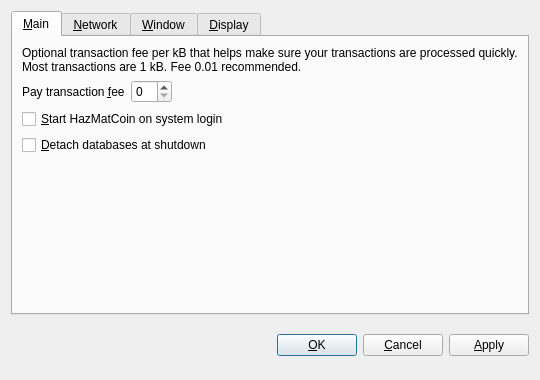
<?xml version="1.0" encoding="UTF-8"?>
<ui version="4.0">
 <class>OptionsDialog</class>
 <widget class="QDialog" name="OptionsDialog">
  <property name="geometry">
   <rect>
    <x>0</x>
    <y>0</y>
    <width>540</width>
    <height>380</height>
   </rect>
  </property>
  <property name="windowTitle">
   <string>Options</string>
  </property>
  <property name="modal">
   <bool>true</bool>
  </property>
  <layout class="QVBoxLayout" name="verticalLayout">
   <item>
    <widget class="QTabWidget" name="tabWidget">
     <property name="tabPosition">
      <enum>QTabWidget::North</enum>
     </property>
     <property name="currentIndex">
      <number>0</number>
     </property>
     <widget class="QWidget" name="tabMain">
      <attribute name="title">
       <string>&amp;Main</string>
      </attribute>
      <layout class="QVBoxLayout" name="verticalLayout_Main">
       <item>
        <widget class="QLabel" name="transactionFeeInfoLabel">
         <property name="text">
          <string>Optional transaction fee per kB that helps make sure your transactions are processed quickly. Most transactions are 1 kB. Fee 0.01 recommended.</string>
         </property>
         <property name="textFormat">
          <enum>Qt::PlainText</enum>
         </property>
         <property name="wordWrap">
          <bool>true</bool>
         </property>
        </widget>
       </item>
       <item>
        <layout class="QHBoxLayout" name="horizontalLayout_Main">
         <item>
          <widget class="QLabel" name="transactionFeeLabel">
           <property name="text">
            <string>Pay transaction &amp;fee</string>
           </property>
           <property name="textFormat">
            <enum>Qt::PlainText</enum>
           </property>
           <property name="buddy">
            <cstring>transactionFee</cstring>
           </property>
          </widget>
         </item>
         <item>
          <widget class="BitcoinAmountField" name="transactionFee"/>
         </item>
         <item>
          <spacer name="horizontalSpacer_Main">
           <property name="orientation">
            <enum>Qt::Horizontal</enum>
           </property>
           <property name="sizeHint" stdset="0">
            <size>
             <width>40</width>
             <height>20</height>
            </size>
           </property>
          </spacer>
         </item>
        </layout>
       </item>
       <item>
        <widget class="QCheckBox" name="bitcoinAtStartup">
         <property name="toolTip">
          <string>Automatically start HazMatCoin after logging in to the system.</string>
         </property>
         <property name="text">
          <string>&amp;Start HazMatCoin on system login</string>
         </property>
        </widget>
       </item>
       <item>
        <widget class="QCheckBox" name="detachDatabases">
         <property name="toolTip">
          <string>Detach block and address databases at shutdown. This means they can be moved to another data directory, but it slows down shutdown. The wallet is always detached.</string>
         </property>
         <property name="text">
          <string>&amp;Detach databases at shutdown</string>
         </property>
        </widget>
       </item>
       <item>
        <spacer name="verticalSpacer_Main">
         <property name="orientation">
          <enum>Qt::Vertical</enum>
         </property>
         <property name="sizeHint" stdset="0">
          <size>
           <width>20</width>
           <height>40</height>
          </size>
         </property>
        </spacer>
       </item>
      </layout>
     </widget>
     <widget class="QWidget" name="tabNetwork">
      <attribute name="title">
       <string>&amp;Network</string>
      </attribute>
      <layout class="QVBoxLayout" name="verticalLayout_Network">
       <item>
        <widget class="QCheckBox" name="mapPortUpnp">
         <property name="toolTip">
          <string>Automatically open the HazMatCoin client port on the router. This only works when your router supports UPnP and it is enabled.</string>
         </property>
         <property name="text">
          <string>Map port using &amp;UPnP</string>
         </property>
        </widget>
       </item>
       <item>
        <widget class="QCheckBox" name="connectSocks">
         <property name="toolTip">
          <string>Connect to the HazMatCoin network through a SOCKS proxy (e.g. when connecting through Tor).</string>
         </property>
         <property name="text">
          <string>&amp;Connect through SOCKS proxy:</string>
         </property>
        </widget>
       </item>
       <item>
        <layout class="QHBoxLayout" name="horizontalLayout_Network">
         <item>
          <widget class="QLabel" name="proxyIpLabel">
           <property name="text">
            <string>Proxy &amp;IP:</string>
           </property>
           <property name="textFormat">
            <enum>Qt::PlainText</enum>
           </property>
           <property name="buddy">
            <cstring>proxyIp</cstring>
           </property>
          </widget>
         </item>
         <item>
          <widget class="QValidatedLineEdit" name="proxyIp">
           <property name="maximumSize">
            <size>
             <width>140</width>
             <height>16777215</height>
            </size>
           </property>
           <property name="toolTip">
            <string>IP address of the proxy (e.g. 127.0.0.1)</string>
           </property>
          </widget>
         </item>
         <item>
          <widget class="QLabel" name="proxyPortLabel">
           <property name="text">
            <string>&amp;Port:</string>
           </property>
           <property name="textFormat">
            <enum>Qt::PlainText</enum>
           </property>
           <property name="buddy">
            <cstring>proxyPort</cstring>
           </property>
          </widget>
         </item>
         <item>
          <widget class="QLineEdit" name="proxyPort">
           <property name="maximumSize">
            <size>
             <width>55</width>
             <height>16777215</height>
            </size>
           </property>
           <property name="toolTip">
            <string>Port of the proxy (e.g. 9050)</string>
           </property>
          </widget>
         </item>
         <item>
          <widget class="QLabel" name="socksVersionLabel">
           <property name="text">
            <string>SOCKS &amp;Version:</string>
           </property>
           <property name="textFormat">
            <enum>Qt::PlainText</enum>
           </property>
           <property name="buddy">
            <cstring>socksVersion</cstring>
           </property>
          </widget>
         </item>
         <item>
          <widget class="QValueComboBox" name="socksVersion">
           <property name="toolTip">
            <string>SOCKS version of the proxy (e.g. 5)</string>
           </property>
          </widget>
         </item>
         <item>
          <spacer name="horizontalSpacer_Network">
           <property name="orientation">
            <enum>Qt::Horizontal</enum>
           </property>
           <property name="sizeHint" stdset="0">
            <size>
             <width>40</width>
             <height>20</height>
            </size>
           </property>
          </spacer>
         </item>
        </layout>
       </item>
       <item>
        <spacer name="verticalSpacer_Network">
         <property name="orientation">
          <enum>Qt::Vertical</enum>
         </property>
         <property name="sizeHint" stdset="0">
          <size>
           <width>20</width>
           <height>40</height>
          </size>
         </property>
        </spacer>
       </item>
      </layout>
     </widget>
     <widget class="QWidget" name="tabWindow">
      <attribute name="title">
       <string>&amp;Window</string>
      </attribute>
      <layout class="QVBoxLayout" name="verticalLayout_Window">
       <item>
        <widget class="QCheckBox" name="minimizeToTray">
         <property name="toolTip">
          <string>Show only a tray icon after minimizing the window.</string>
         </property>
         <property name="text">
          <string>&amp;Minimize to the tray instead of the taskbar</string>
         </property>
        </widget>
       </item>
       <item>
        <widget class="QCheckBox" name="minimizeOnClose">
         <property name="toolTip">
          <string>Minimize instead of exit the application when the window is closed. When this option is enabled, the application will be closed only after selecting Quit in the menu.</string>
         </property>
         <property name="text">
          <string>M&amp;inimize on close</string>
         </property>
        </widget>
       </item>
       <item>
        <spacer name="verticalSpacer_Window">
         <property name="orientation">
          <enum>Qt::Vertical</enum>
         </property>
         <property name="sizeHint" stdset="0">
          <size>
           <width>20</width>
           <height>40</height>
          </size>
         </property>
        </spacer>
       </item>
      </layout>
     </widget>
     <widget class="QWidget" name="tabDisplay">
      <attribute name="title">
       <string>&amp;Display</string>
      </attribute>
      <layout class="QVBoxLayout" name="verticalLayout_Display">
       <item>
        <layout class="QHBoxLayout" name="horizontalLayout_1_Display">
         <item>
          <widget class="QLabel" name="langLabel">
           <property name="text">
            <string>User Interface &amp;language:</string>
           </property>
           <property name="textFormat">
            <enum>Qt::PlainText</enum>
           </property>
           <property name="buddy">
            <cstring>lang</cstring>
           </property>
          </widget>
         </item>
         <item>
          <widget class="QValueComboBox" name="lang">
           <property name="toolTip">
            <string>The user interface language can be set here. This setting will take effect after restarting HazMatCoin.</string>
           </property>
          </widget>
         </item>
        </layout>
       </item>
       <item>
        <layout class="QHBoxLayout" name="horizontalLayout_2_Display">
         <item>
          <widget class="QLabel" name="unitLabel">
           <property name="text">
            <string>&amp;Unit to show amounts in:</string>
           </property>
           <property name="textFormat">
            <enum>Qt::PlainText</enum>
           </property>
           <property name="buddy">
            <cstring>unit</cstring>
           </property>
          </widget>
         </item>
         <item>
          <widget class="QValueComboBox" name="unit">
           <property name="toolTip">
            <string>Choose the default subdivision unit to show in the interface and when sending coins.</string>
           </property>
          </widget>
         </item>
        </layout>
       </item>
       <item>
        <widget class="QCheckBox" name="displayAddresses">
         <property name="toolTip">
          <string>Whether to show HazMatCoin addresses in the transaction list or not.</string>
         </property>
         <property name="text">
          <string>&amp;Display addresses in transaction list</string>
         </property>
        </widget>
       </item>
       <item>
        <spacer name="verticalSpacer_Display">
         <property name="orientation">
          <enum>Qt::Vertical</enum>
         </property>
         <property name="sizeHint" stdset="0">
          <size>
           <width>20</width>
           <height>40</height>
          </size>
         </property>
        </spacer>
       </item>
      </layout>
     </widget>
    </widget>
   </item>
   <item>
    <layout class="QHBoxLayout" name="horizontalLayout_Buttons">
     <item>
      <spacer name="horizontalSpacer_1">
       <property name="orientation">
        <enum>Qt::Horizontal</enum>
       </property>
       <property name="sizeHint" stdset="0">
        <size>
         <width>40</width>
         <height>48</height>
        </size>
       </property>
      </spacer>
     </item>
     <item>
      <widget class="QLabel" name="statusLabel">
       <property name="font">
        <font>
         <weight>75</weight>
         <bold>true</bold>
        </font>
       </property>
       <property name="text">
        <string/>
       </property>
       <property name="textFormat">
        <enum>Qt::PlainText</enum>
       </property>
       <property name="wordWrap">
        <bool>true</bool>
       </property>
      </widget>
     </item>
     <item>
      <spacer name="horizontalSpacer_2">
       <property name="orientation">
        <enum>Qt::Horizontal</enum>
       </property>
       <property name="sizeHint" stdset="0">
        <size>
         <width>40</width>
         <height>48</height>
        </size>
       </property>
      </spacer>
     </item>
     <item>
      <widget class="QPushButton" name="okButton">
       <property name="text">
        <string>&amp;OK</string>
       </property>
      </widget>
     </item>
     <item>
      <widget class="QPushButton" name="cancelButton">
       <property name="text">
        <string>&amp;Cancel</string>
       </property>
       <property name="autoDefault">
        <bool>false</bool>
       </property>
      </widget>
     </item>
     <item>
      <widget class="QPushButton" name="applyButton">
       <property name="text">
        <string>&amp;Apply</string>
       </property>
       <property name="autoDefault">
        <bool>false</bool>
       </property>
      </widget>
     </item>
    </layout>
   </item>
  </layout>
 </widget>
 <customwidgets>
  <customwidget>
   <class>BitcoinAmountField</class>
   <extends>QSpinBox</extends>
   <header>bitcoinamountfield.h</header>
  </customwidget>
  <customwidget>
   <class>QValueComboBox</class>
   <extends>QComboBox</extends>
   <header>qvaluecombobox.h</header>
  </customwidget>
  <customwidget>
   <class>QValidatedLineEdit</class>
   <extends>QLineEdit</extends>
   <header>qvalidatedlineedit.h</header>
  </customwidget>
 </customwidgets>
 <resources/>
 <connections/>
</ui>
